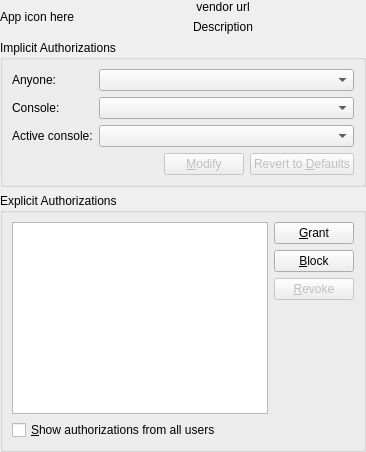
<?xml version="1.0" encoding="UTF-8"?>
<ui version="4.0">
 <class>PkKAction</class>
 <widget class="QWidget" name="PkKAction">
  <layout class="QVBoxLayout" name="verticalLayout_3">
   <property name="margin">
    <number>0</number>
   </property>
   <item>
    <layout class="QGridLayout" name="gridLayout">
     <item row="0" column="0" rowspan="2">
      <widget class="QLabel" name="appIconL">
       <property name="text">
        <string>App icon here</string>
       </property>
       <property name="alignment">
        <set>Qt::AlignCenter</set>
       </property>
      </widget>
     </item>
     <item row="0" column="1">
      <widget class="KUrlLabel" name="vendorUrlKUL">
       <property name="sizePolicy">
        <sizepolicy hsizetype="Expanding" vsizetype="Preferred">
         <horstretch>0</horstretch>
         <verstretch>0</verstretch>
        </sizepolicy>
       </property>
       <property name="text">
        <string>vendor url</string>
       </property>
       <property name="alignment">
        <set>Qt::AlignCenter</set>
       </property>
       <property name="openExternalLinks">
        <bool>true</bool>
       </property>
       <property name="useCursor">
        <bool>true</bool>
       </property>
      </widget>
     </item>
     <item row="1" column="1">
      <widget class="QLabel" name="descriptionL">
       <property name="sizePolicy">
        <sizepolicy hsizetype="Expanding" vsizetype="Preferred">
         <horstretch>0</horstretch>
         <verstretch>0</verstretch>
        </sizepolicy>
       </property>
       <property name="text">
        <string>Description</string>
       </property>
       <property name="alignment">
        <set>Qt::AlignCenter</set>
       </property>
       <property name="wordWrap">
        <bool>true</bool>
       </property>
      </widget>
     </item>
    </layout>
   </item>
   <item>
    <widget class="QGroupBox" name="groupBox">
     <property name="title">
      <string>Implicit Authorizations</string>
     </property>
     <property name="toolTip">
      <string>&lt;i&gt;Implicit authorizations&lt;/i&gt; are authorizations automatically given to users based on certain criteria such as if they are on the local console.</string>
     </property>
     <property name="whatsThis">
      <string>&lt;i&gt;Implicit authorizations&lt;/i&gt; are authorizations automatically given to users based on certain criteria such as if they are on the local console.</string>
     </property>
     <layout class="QVBoxLayout" name="verticalLayout">
      <item>
       <layout class="QFormLayout" name="formLayout">
        <property name="fieldGrowthPolicy">
         <enum>QFormLayout::ExpandingFieldsGrow</enum>
        </property>
        <item row="0" column="0">
         <widget class="QLabel" name="allowAnyL">
          <property name="text">
           <string>Anyone:</string>
          </property>
         </widget>
        </item>
        <item row="0" column="1">
         <widget class="KComboBox" name="allowAnyCB">
          <property name="sizePolicy">
           <sizepolicy hsizetype="MinimumExpanding" vsizetype="Fixed">
            <horstretch>0</horstretch>
            <verstretch>0</verstretch>
           </sizepolicy>
          </property>
         </widget>
        </item>
        <item row="1" column="0">
         <widget class="QLabel" name="allowInactiveL">
          <property name="text">
           <string>Console:</string>
          </property>
         </widget>
        </item>
        <item row="1" column="1">
         <widget class="KComboBox" name="allowInactiveCB">
          <property name="sizePolicy">
           <sizepolicy hsizetype="MinimumExpanding" vsizetype="Fixed">
            <horstretch>0</horstretch>
            <verstretch>0</verstretch>
           </sizepolicy>
          </property>
         </widget>
        </item>
        <item row="2" column="0">
         <widget class="QLabel" name="allowActiveL">
          <property name="text">
           <string>Active console:</string>
          </property>
         </widget>
        </item>
        <item row="2" column="1">
         <widget class="KComboBox" name="allowActiveCB">
          <property name="sizePolicy">
           <sizepolicy hsizetype="MinimumExpanding" vsizetype="Fixed">
            <horstretch>0</horstretch>
            <verstretch>0</verstretch>
           </sizepolicy>
          </property>
         </widget>
        </item>
       </layout>
      </item>
      <item>
       <layout class="QHBoxLayout" name="horizontalLayout">
        <item>
         <spacer name="horizontalSpacer">
          <property name="orientation">
           <enum>Qt::Horizontal</enum>
          </property>
          <property name="sizeHint" stdset="0">
           <size>
            <width>40</width>
            <height>20</height>
           </size>
          </property>
         </spacer>
        </item>
        <item>
         <widget class="KPushButton" name="modifyPB">
          <property name="enabled">
           <bool>false</bool>
          </property>
          <property name="sizePolicy">
           <sizepolicy hsizetype="Preferred" vsizetype="Fixed">
            <horstretch>0</horstretch>
            <verstretch>0</verstretch>
           </sizepolicy>
          </property>
          <property name="text">
           <string>&amp;Modify</string>
          </property>
         </widget>
        </item>
        <item>
         <widget class="KPushButton" name="revertPB">
          <property name="enabled">
           <bool>false</bool>
          </property>
          <property name="sizePolicy">
           <sizepolicy hsizetype="Preferred" vsizetype="Fixed">
            <horstretch>0</horstretch>
            <verstretch>0</verstretch>
           </sizepolicy>
          </property>
          <property name="text">
           <string>Revert to &amp;Defaults</string>
          </property>
         </widget>
        </item>
       </layout>
      </item>
     </layout>
    </widget>
   </item>
   <item>
    <widget class="QGroupBox" name="groupBox_2">
     <property name="title">
      <string>Explicit Authorizations</string>
     </property>
     <property name="toolTip">
      <string>This list displays authorizations that are either obtained through authentication or specifically given to the entity in question. Blocked authorizations are marked with a &lt;b&gt;STOP&lt;/b&gt; sign.</string>
     </property>
     <property name="whatsThis">
      <string>This list displays authorizations that are either obtained through authentication or specifically given to the entity in question. Blocked authorizations are marked with a &lt;b&gt;STOP&lt;/b&gt; sign.</string>
     </property>
     <layout class="QVBoxLayout" name="verticalLayout_2">
      <item>
       <layout class="QGridLayout" name="gridLayout_4">
        <item row="0" column="1">
         <widget class="KPushButton" name="grantPB">
          <property name="text">
           <string>&amp;Grant</string>
          </property>
         </widget>
        </item>
        <item row="1" column="1">
         <widget class="KPushButton" name="blockPB">
          <property name="enabled">
           <bool>true</bool>
          </property>
          <property name="text">
           <string>&amp;Block</string>
          </property>
         </widget>
        </item>
        <item row="5" column="0" colspan="2">
         <widget class="QCheckBox" name="showChB">
          <property name="text">
           <string>&amp;Show authorizations from all users</string>
          </property>
         </widget>
        </item>
        <item row="3" column="1" rowspan="2">
         <spacer name="verticalSpacer">
          <property name="orientation">
           <enum>Qt::Vertical</enum>
          </property>
          <property name="sizeHint" stdset="0">
           <size>
            <width>20</width>
            <height>40</height>
           </size>
          </property>
         </spacer>
        </item>
        <item row="2" column="1">
         <widget class="KPushButton" name="revokePB">
          <property name="enabled">
           <bool>false</bool>
          </property>
          <property name="text">
           <string>&amp;Revoke</string>
          </property>
         </widget>
        </item>
        <item row="0" column="0" rowspan="5">
         <widget class="QTreeView" name="explicitAuthTV">
          <property name="sizePolicy">
           <sizepolicy hsizetype="Preferred" vsizetype="Minimum">
            <horstretch>50</horstretch>
            <verstretch>80</verstretch>
           </sizepolicy>
          </property>
          <property name="minimumSize">
           <size>
            <width>180</width>
            <height>50</height>
           </size>
          </property>
          <property name="baseSize">
           <size>
            <width>0</width>
            <height>90</height>
           </size>
          </property>
          <property name="editTriggers">
           <set>QAbstractItemView::NoEditTriggers</set>
          </property>
          <property name="alternatingRowColors">
           <bool>true</bool>
          </property>
          <property name="rootIsDecorated">
           <bool>false</bool>
          </property>
          <property name="itemsExpandable">
           <bool>false</bool>
          </property>
          <property name="sortingEnabled">
           <bool>true</bool>
          </property>
          <property name="expandsOnDoubleClick">
           <bool>false</bool>
          </property>
         </widget>
        </item>
       </layout>
      </item>
     </layout>
     <zorder></zorder>
    </widget>
   </item>
  </layout>
 </widget>
 <customwidgets>
  <customwidget>
   <class>KPushButton</class>
   <extends>QPushButton</extends>
   <header>kpushbutton.h</header>
  </customwidget>
  <customwidget>
   <class>KUrlLabel</class>
   <extends>QLabel</extends>
   <header>kurllabel.h</header>
  </customwidget>
  <customwidget>
   <class>KComboBox</class>
   <extends>QComboBox</extends>
   <header>kcombobox.h</header>
  </customwidget>
 </customwidgets>
 <resources/>
 <connections/>
</ui>
